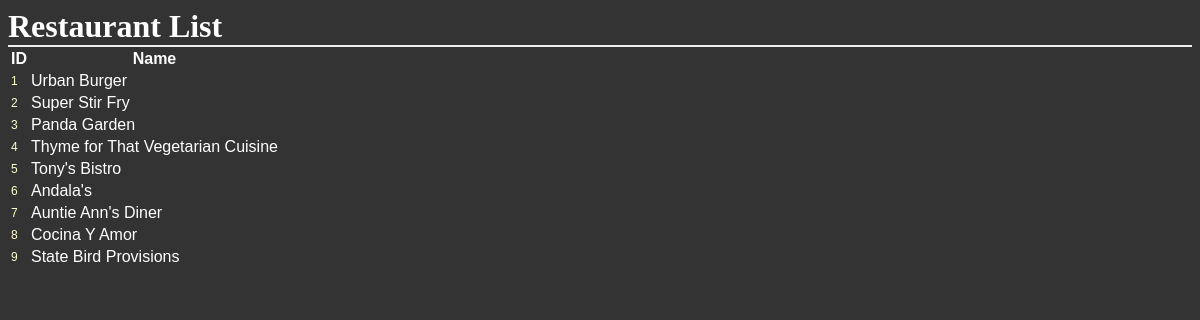
The app's page /restaurants/, older data.
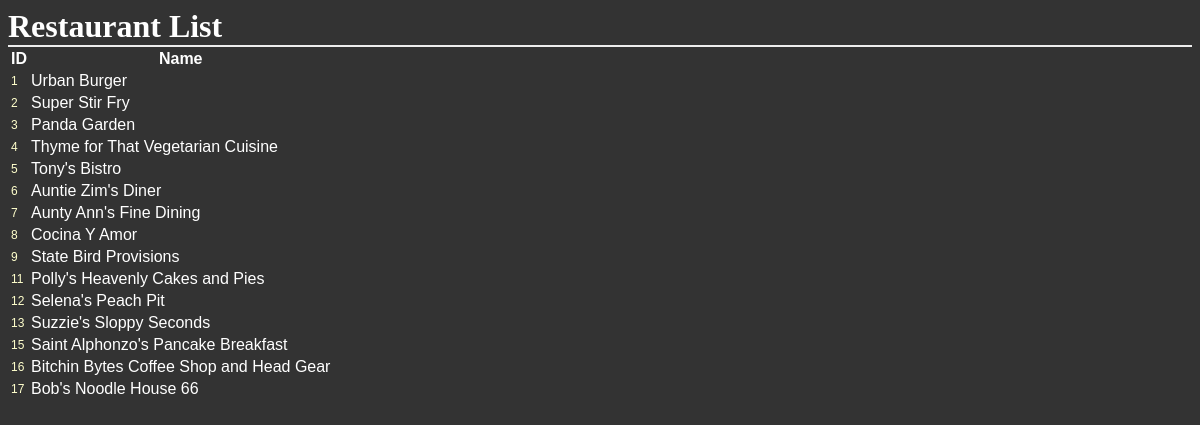
The same page, newer data.
### database_setup.py (models this page shows)
class Restaurant(Base):
    __tablename__ = 'restaurant'
    name = Column(String(80), nullable = False)
    id = Column(Integer, primary_key = True)

### project.py (the view)
@app.route('/')
@app.route('/restaurants/')
def listRestaurants():
    restaurants = session.query(Restaurant).all()
    if restaurants:
        return render_template('listrestaurants.html', restaurants=restaurants)
    else:
        output = ''
        output += "<html><head><title>List Restaurants</title></head><body>"
        output += "<h2>No restaurant data found in database</h2></body>"
        return output

### templates/listrestaurants.html (shortened to what this page needs)
<html>
<head>
    <link rel=stylesheet type=text/css href="{{ url_for('static', filename='styles.css') }}">
</head>
<body>
    <h1>Restaurant List</h1>
    <div>
        <table>
            <tr>
                <th>ID</th>
                <th>Name</th>
            </tr>
            {% for restaurant in restaurants %}
            <tr>
                <td>
                    <a href= "{{url_for('restaurantMenu', restaurant_id = restaurant.id)}}">{{restaurant.id}}</a>
                </td>
                <td>{{restaurant.name}}</td>
            </tr>
            {% endfor %}
        </table>
    </div>
</body>
</html>

### static/styles.css (style rules this page uses)
body { font-family: sans-serif; background-color: #333333 }
h1, h2, h3, h4 { color: #ffffff; }
h1, h2 { font-family: 'georgia', serif; margin: 0; }
h1 { border-bottom: 2px solid #eee; }
a { text-decoration: none; color: #ffffcc; font-size: .75em; }
th, td { color: #ffffff; }

Row changes from the older to the newer data that the page shows:
changed Restaurant id 6: name "Andala's" → "Auntie Zim's Diner"
changed Restaurant id 7: name "Auntie Ann's Diner" → "Aunty Ann's Fine Dining"
added Restaurant: id "11", name "Polly's Heavenly Cakes and Pies"
added Restaurant: id "12", name "Selena's Peach Pit"
added Restaurant: id "13", name "Suzzie's Sloppy Seconds"
added Restaurant: id "15", name "Saint Alphonzo's Pancake Breakfast"
added Restaurant: id "16", name "Bitchin Bytes Coffee Shop and Head Gear"
added Restaurant: id "17", name "Bob's Noodle House 66"
